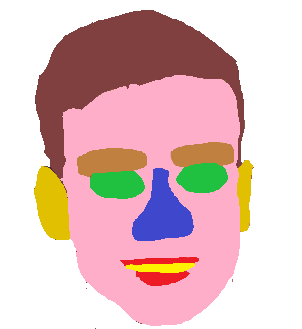
#> input picture input/me-mask.png, 302 x 329 px
$ python ImageAnalogies.py   (older library calls are emulated)
#> lines starting #> are read from the running program, lines starting #| are printed output that depends on the picture
import numpy as np
import matplotlib.pyplot as plt
import scipy.io as sio
import scipy.misc
from skimage.transform import pyramid_gaussian

def rgb2gray(rgb):
    r, g, b = rgb[:,:,0], rgb[:,:,1], rgb[:,:,2]
    gray = 0.2989 * r + 0.5870 * g + 0.1140 * b
    return gray

def readImage(filename):
#> called with filename = 'input/me-mask.png'
    I = scipy.misc.imread(filename)
#> I is the input picture: shape (329, 302, 3); mean R, G, B 223.8, 191.7, 191.3
    I = np.array(I, dtype=np.float32)/255.0
#> call 2 of readImage, with filename = 'input/me.jpg'
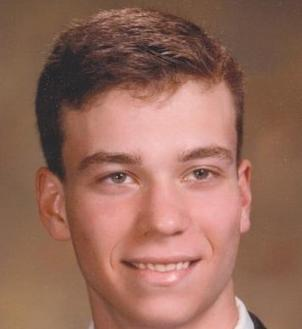
#> input picture input/me.jpg, 302 x 329 px
#> in readImage, I is the input picture: shape (329, 302, 3); mean R, G, B 149.8, 106.2, 91
#> call 3 of readImage, with filename = 'input/cyclopsmask.png'
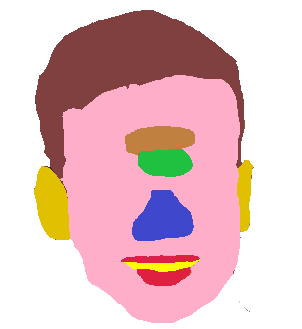
#> input picture input/cyclopsmask.png, 302 x 329 px
#> in readImage, I is the input picture: shape (329, 302, 3); mean R, G, B 227.9, 192.7, 195.1
    return I

# [70 lines left out: functions writeImage, getPatches, getCausalPatches, getCoherenceMatch, not called in this run]


def doImageAnalogies(A, Ap, B, Kappa = 0.0, NLevels = 3, KSpatials = [5, 5]):
#> called with Kappa = 0.1, NLevels = 3
    import pyflann
    #Make image pyramids
    AL = tuple(pyramid_gaussian(A, NLevels, downscale = 2))
    ApL = tuple(pyramid_gaussian(Ap, NLevels, downscale = 2))
    BL = tuple(pyramid_gaussian(B, NLevels, downscale = 2))
    BpL = []
    BpLidx = []
    print("BL:")
    for i in range(len(BL)):
        print(BL[i].shape)
        BpL.append(np.zeros(BL[i].shape))
        BpLidx.append(-1*np.ones((BL[i].shape[0], BL[i].shape[1], 2)))
#> this loop made 4 passes
#| (329, 302, 3)
#| (165, 151, 2)
#| (83, 76, 1)
#| (42, 38, 1)
#> after the loop, BpL = 4 items; BpLidx = 4 items
    print("AL:")
    for i in range(len(AL)):
        print(AL[i].shape)

    #Do multiresolution synthesis
    for level in range(NLevels, -1, -1):
        KSpatial = KSpatials[-1]
        if level == 0:
            KSpatial = KSpatials[0]
        #Step 1: Make features
        APatches = getPatches(rgb2gray(AL[level]), KSpatial)
        ApPatches = getCausalPatches(rgb2gray(ApL[level]), KSpatial)
        X = np.concatenate((APatches, ApPatches), 2)
        print("X.shape = ", X.shape)
        B2 = None
        Bp2 = None
        if level < NLevels:
            #Use multiresolution features
            A2 = scipy.misc.imresize(AL[level+1], AL[level].shape)
            Ap2 = scipy.misc.imresize(ApL[level+1], ApL[level].shape)
            A2Patches = getPatches(rgb2gray(A2), KSpatial)
            Ap2Patches = getPatches(rgb2gray(Ap2), KSpatial)
            X = np.concatenate((X, A2Patches, Ap2Patches), 2)
            B2 = scipy.misc.imresize(BL[level+1], BL[level].shape)
            Bp2 = scipy.misc.imresize(BpL[level+1], BpL[level].shape)
        annList = pyflann.FLANN()
        annList.build_index(np.reshape(X, [X.shape[0]*X.shape[1], X.shape[2]]))

        #Step 2: Fill in the first few scanLines to prevent the image
        #from getting crap in the beginning
        if level == NLevels:
            I = np.array(ApL[level]*255, dtype = np.uint8)
            I = scipy.misc.imresize(I, BpL[level].shape)
            BpL[level] = np.array(I/255.0, dtype = np.float64)
        else:
            I = np.array(BpL[level+1]*255, dtype = np.uint8)
            I = scipy.misc.imresize(I, BpL[level].shape)
            BpL[level] = np.array(I/255.0, dtype = np.float64)

        #Step 3: Fill in the pixels in scanline order
        d = int((KSpatial-1)/2)
        for i in range(d, BpL[level].shape[0]-d):
            print(i)
            for j in range(d, BpL[level].shape[1]-d):
                #Make the feature at this pixel
                #Full patch B
                BPatch = rgb2gray(BL[level][i-d:i+d+1, j-d:j+d+1, :])
                #Causal patch B'
                BpPatch = rgb2gray(BpL[level][i-d:i+d+1, j-d:j+d+1, :]).flatten()
                BpPatch = BpPatch[0:int((KSpatial*KSpatial-1)/2)]
                F = np.concatenate((BPatch.flatten(), BpPatch.flatten()))

                if level < NLevels:
                    #Use multiresolution features
                    BPatch = rgb2gray(B2[i-d:i+d+1, j-d:j+d+1, :])
                    BpPatch = rgb2gray(Bp2[i-d:i+d+1, j-d:j+d+1, :])
                    F = np.concatenate((F, BPatch.flatten(), BpPatch.flatten()))
                #Find index of most closely matching feature point in A
                #DistSqrFn = XSqr + np.sum(F**2) - 2*X.dot(F)
                idx = annList.nn_index(F)[0].flatten()
                idx = np.unravel_index(idx, (X.shape[0], X.shape[1]))
                if Kappa > 0:
                #Compare with coherent pixel
                    (idxc, distSqrc) = getCoherenceMatch(X, F, BpLidx[level], KSpatial, i, j)
                    distSqr = np.sum((X[idx[0], idx[1]] - F)**2)
                    fac = 1 + Kappa*(2.0**(level - NLevels))
                    if distSqrc < distSqr*fac*fac:
                        idx = idxc
                BpLidx[level][i, j, :] = idx
                BpL[level][i, j, :] = ApL[level][idx[0]+d, idx[1]+d, :]
            if i%20 == 0:
                writeImage(BpL[level], "%i.png"%level)
        plt.subplot(122)
        plt.imshow(BpLidx[level][:, :, 0], cmap = 'Spectral')
        plt.title("Y")
        plt.subplot(121)
        plt.imshow(BpLidx[level][:, :, 1], cmap = 'Spectral')
        plt.title("X")
        plt.savefig("%i_idx.png"%level, bbox_inches = 'tight')
    return BpL[0]


if __name__ == '__main__':
    #"""
    A = readImage("input/me-mask.png")
    Ap = readImage("input/me.jpg")
    B = readImage("input/cyclopsmask.png")
    #"""

    """
    A = readImage("input/blur.A.bmp")
    Ap = readImage("input/blur.Ap.bmp")
    B = readImage("input/blur.B.bmp")
    """

    """
    A = readImage("input/texture1.A.jpg")
    Ap = readImage("input/texture1.Ap.bmp")
    B = readImage("input/texture1.B2.jpg")
    """

#> (the run stopped early here; a loop or call above may not have finished)
